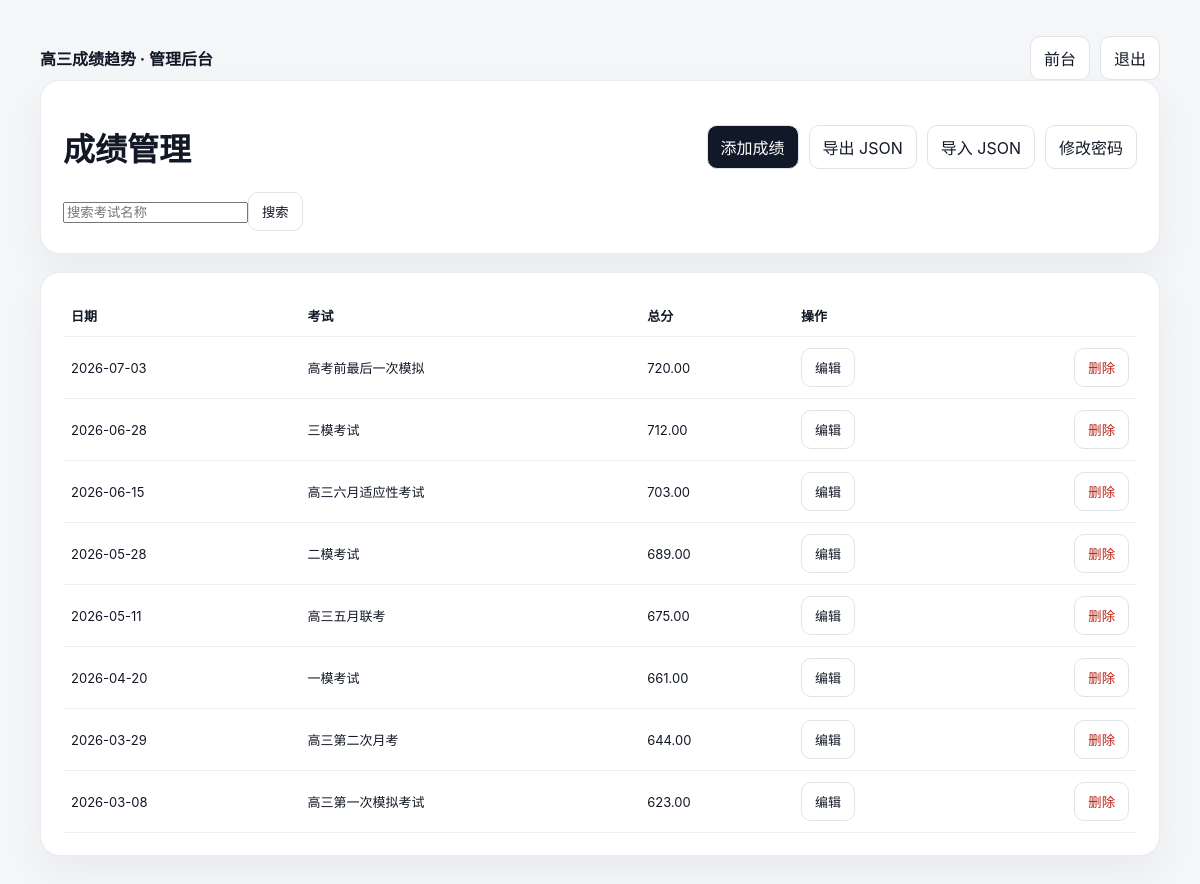
The page /admin/index.php (signed in) on the database its author committed.
### tables this page shows
CREATE TABLE exams(id INT UNSIGNED AUTO_INCREMENT PRIMARY KEY,exam_date DATE NOT NULL,exam_name VARCHAR(255) NOT NULL,chinese DECIMAL(6,2) DEFAULT 0,math DECIMAL(6,2) DEFAULT 0,english DECIMAL(6,2) DEFAULT 0,physics DECIMAL(6,2) DEFAULT 0,chemistry DECIMAL(6,2) DEFAULT 0,biology DECIMAL(6,2) DEFAULT 0,total DECIMAL(7,2) DEFAULT 0,created_at TIMESTAMP DEFAULT CURRENT_TIMESTAMP,updated_at TIMESTAMP DEFAULT CURRENT_TIMESTAMP ON UPDATE CURRENT_TIMESTAMP);

### admin/includes/auth.php (called while the page is built, shortened)
<?php
function h($s)
{
    return htmlspecialchars((string)$s, ENT_QUOTES, 'UTF-8');
}

### config/database.php (called while the page is built, shortened)
<?php
function db(): PDO
{
    $h = getenv('DB_HOST') ?: '127.0.0.1';
    $n = getenv('DB_NAME') ?: 'gaokao_score';
    $u = getenv('DB_USER') ?: 'root';
    $pw = getenv('DB_PASS') ?: '';
    $p = new PDO("mysql:host=$h;dbname=$n;charset=utf8mb4", $u, $pw, [PDO::ATTR_ERRMODE => PDO::ERRMODE_EXCEPTION, PDO::ATTR_DEFAULT_FETCH_MODE => PDO::FETCH_ASSOC]);
    return $p;
}

### admin/index.php (the view, shortened to what this page needs)
<?php $title = '成绩管理';
require_once __DIR__ . '/includes/header.php';
require_once __DIR__ . '/../config/database.php';
$q = trim($_GET['q'] ?? '');
$s = db()->prepare('SELECT * FROM exams WHERE exam_name LIKE ? ORDER BY exam_date DESC,id DESC');
$s->execute(['%' . $q . '%']);
$rows = $s->fetchAll(); ?><div class="card">
    <div class="top">
        <h1>成绩管理</h1>
        <div class="actions"><a class="btn primary" href="score_edit.php">添加成绩</a><a class="btn" href="export.php">导出 JSON</a><a class="btn" href="import.php">导入 JSON</a><a class="btn" href="settings.php">修改密码</a></div>
    </div>
    <form><input name="q" value="<?= h($q) ?>" placeholder="搜索考试名称"><button class="btn">搜索</button></form>
</div>
<div class="card">
    <table class="table">
        <tr>
            <th>日期</th>
            <th>考试</th>
            <th>总分</th>
            <th>操作</th>
        </tr><?php foreach ($rows as $r): ?><tr>
                <td><?= h($r['exam_date']) ?></td>
                <td><?= h($r['exam_name']) ?></td>
                <td><?= h($r['total']) ?></td>
                <td class="actions"><a class="btn" href="score_edit.php?id=<?= $r['id'] ?>">编辑</a>
                    <form method="post" action="delete.php" onsubmit="return confirm('确定删除？')"><button class="btn danger">删除</button></form>
                </td>
            </tr><?php endforeach; ?>
    </table>
</div><?php require __DIR__ . '/includes/footer.php';

### admin/includes/header.php (shortened to what this page needs)
<?php require_once __DIR__ . '/auth.php'; ?>
<!doctype html>
<html lang="zh-CN">
<head>
    <link rel="stylesheet" href="assets/admin.css">
</head>
<body>
    <div class="wrap">
        <div class="top"><strong>高三成绩趋势 · 管理后台</strong>
            <div class="actions"><a class="btn" href="../index.php">前台</a><a class="btn" href="logout.php">退出</a></div>
        </div>

### admin/includes/footer.php
</div>
</body>
</html>

### admin/assets/admin.css (style rules this page uses)
body { margin: 0; background: #f4f6f8; color: #121826; font-family: Inter, "PingFang SC", "Microsoft YaHei", system-ui, sans-serif }
.wrap { width: min(1120px, calc(100% - 32px)); margin: auto; padding: 36px 0 }
.top, .actions { display: flex; align-items: center; justify-content: space-between; gap: 10px; flex-wrap: wrap }
.card { background: #fff; border: 1px solid #e8ebf0; border-radius: 20px; padding: 22px; margin-bottom: 18px; box-shadow: 0 16px 40px #1118270d }
.btn { display: inline-block; border: 1px solid #dfe3e9; background: #fff; color: #121826; padding: 9px 13px; border-radius: 10px; text-decoration: none; cursor: pointer }
.primary { background: #111827; color: #fff }
.danger { color: #b42318 }
.table { width: 100%; border-collapse: collapse }
.table th, .table td { padding: 11px 8px; border-bottom: 1px solid #edf0f3; text-align: left; font-size: 13px }

### rows shown on the page
exams: exam_date "2026-07-03", exam_name "高考前最后一次模拟", total "720.00"
exams: exam_date "2026-06-28", exam_name "三模考试", total "712.00"
exams: exam_date "2026-06-15", exam_name "高三六月适应性考试", total "703.00"
exams: exam_date "2026-05-28", exam_name "二模考试", total "689.00"
exams: exam_date "2026-05-11", exam_name "高三五月联考", total "675.00"
exams: exam_date "2026-04-20", exam_name "一模考试", total "661.00"
exams: exam_date "2026-03-29", exam_name "高三第二次月考", total "644.00"
exams: exam_date "2026-03-08", exam_name "高三第一次模拟考试", total "623.00"
